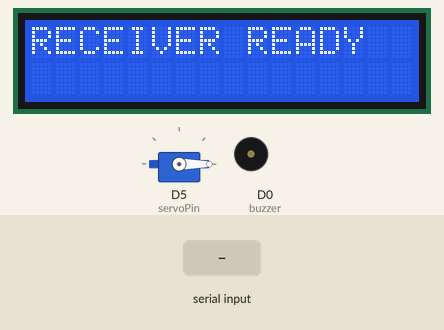
This sketch was run on a simulated ESP8266 (NodeMCU). On the bench: servo, 16×2 character LCD, buzzer (waves = sounding, pin HIGH). The inputs (shaded band) are chosen by the test bench. What the sketch prints to the serial monitor is not drawn.

Above: at 0.1 s.
3.3 s: "H" received over the second serial link
At 4.2 s:
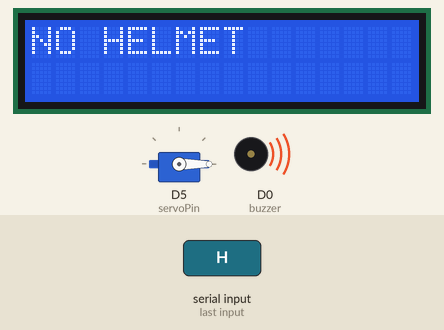
4.8 s: "S" received over the second serial link
At 5.6 s:
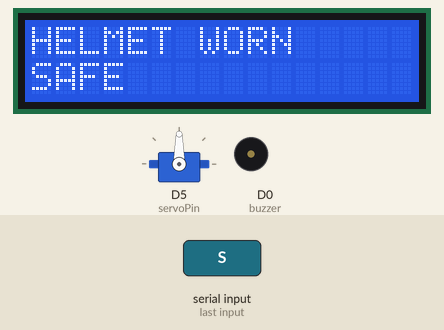
6.3 s: "A" received over the second serial link
At 6.7 s:
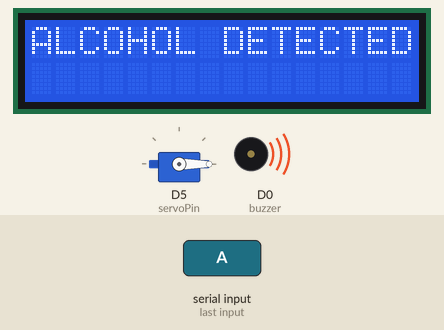
7.8 s: "1" received over the second serial link
At 8.5 s:
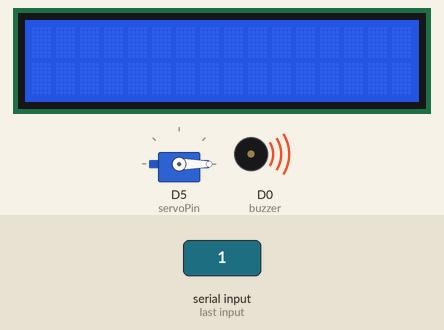
Timing chart, 0 to 10.3 s (numbered marks = the images above; inputs shaded):
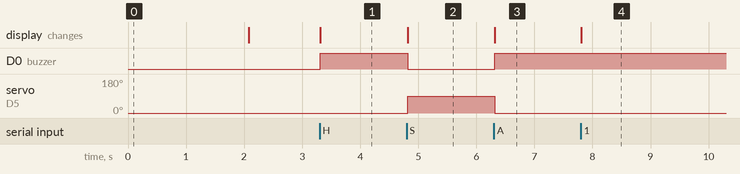

Measured:
- after the input at 3.3 s, D0 (buzzer): LOW → HIGH at once; the display: changes at once (image 1)
- after the input at 4.8 s, D0 (buzzer): HIGH → LOW at once; servo on D5 (servoPin): 0° → 90° at once; the display: changes at once (image 2)
- after the input at 6.3 s, D0 (buzzer): LOW → HIGH at once; servo on D5 (servoPin): 90° → 0° at once; the display: changes at once (image 3)
- after the input at 7.8 s, the display: changes at once (image 4)

The sketch:

helmet12.R.ino
```cpp
#include <Wire.h>
#include <LiquidCrystal_I2C.h>
#include <Servo.h>
#include <SoftwareSerial.h>

// LCD
LiquidCrystal_I2C lcd(0x3F, 16, 2);

// Bluetooth
SoftwareSerial BT(D7, D8); // RX, TX

// Servo
Servo myServo;
int servoPin = D5;

// Buzzer
int buzzer = D0;

char data;

void setup() {
  Serial.begin(9600);
  BT.begin(9600);

  pinMode(buzzer, OUTPUT);

  myServo.attach(servoPin);
  myServo.write(0); // LOCK

  lcd.init();
  lcd.backlight();

  lcd.setCursor(0,0);
  lcd.print("RECEIVER READY");
  delay(2000);
  lcd.clear();
}

void loop() {

  if (BT.available()) {
    data = BT.read();   // read single character
    Serial.println(data);

    lcd.clear();

    // 🚫 Helmet not worn
    if (data == 'H') {

      lcd.setCursor(0,0);
      lcd.print("NO HELMET");

      digitalWrite(buzzer, HIGH);
      myServo.write(0); // LOCK
    }

    // 🍺 Alcohol detected
    else if (data == 'A') {

      lcd.setCursor(0,0);
      lcd.print("ALCOHOL DETECTED");

      digitalWrite(buzzer, HIGH);
      myServo.write(0); // LOCK
    }

    // ✅ Safe
    else if (data == 'S') {

      lcd.setCursor(0,0);
      lcd.print("HELMET WORN");
      lcd.setCursor(0,1);
      lcd.print("SAFE");

      digitalWrite(buzzer, LOW);
      myServo.write(90); // UNLOCK
    }
  }
}
```
